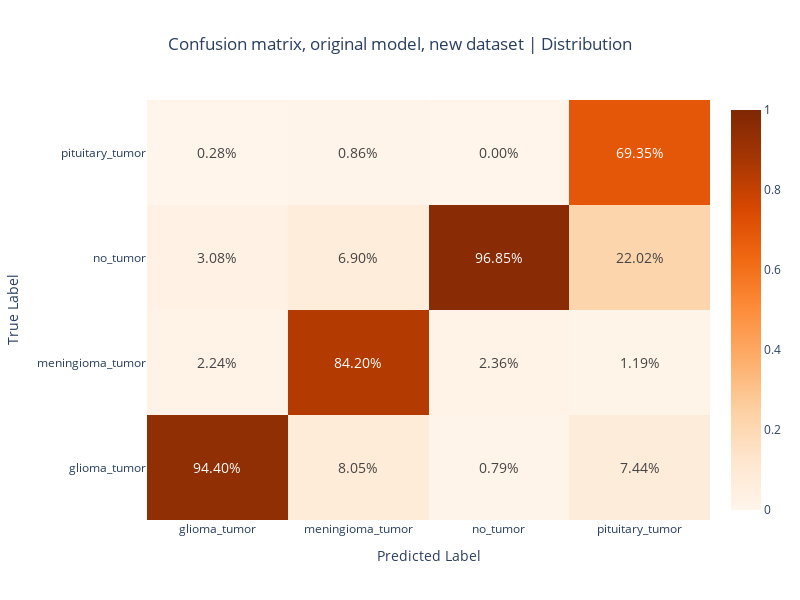

This figure's notebook cell:
### Code cell
confusion_matrix_distrib_plot(
    df=confusion_matrix_distribution, dataset_name="new dataset", color="Oranges"
)

### Figure 1 — Plotly figure (JSON) as saved in the notebook; plotly's stock layout.template omitted (floating-point values rounded to 4 significant figures)
{"data": [{"colorscale": [[0, "rgb(255,245,235)"], [0.125, "rgb(254,230,206)"], [0.25, "rgb(253,208,162)"], [0.375, "rgb(253,174,107)"], [0.5, "rgb(253,141,60)"], [0.625, "rgb(241,105,19)"], [0.75, "rgb(217,72,1)"], [0.875, "rgb(166,54,3)"], [1, "rgb(127,39,4)"]], "textfont": {"size": 14}, "texttemplate": "%{z:.2%}", "type": "heatmap", "x": ["glioma_tumor", "meningioma_tumor", "no_tumor", "pituitary_tumor"], "y": ["glioma_tumor", "meningioma_tumor", "no_tumor", "pituitary_tumor"], "z": [[0.944, 0.08046, 0.007874, 0.0744], [0.02241, 0.842, 0.02362, 0.0119], [0.03081, 0.06897, 0.9685, 0.2202], [0.002801, 0.008621, 0, 0.6935]], "zmax": 1, "zmin": 0}], "layout": {"height": 600, "title": {"text": "Confusion matrix, original model, new dataset | Distribution", "x": 0.5, "xanchor": "center"}, "width": 800, "xaxis": {"title": {"text": "Predicted Label"}}, "yaxis": {"title": {"text": "True Label"}}}}
